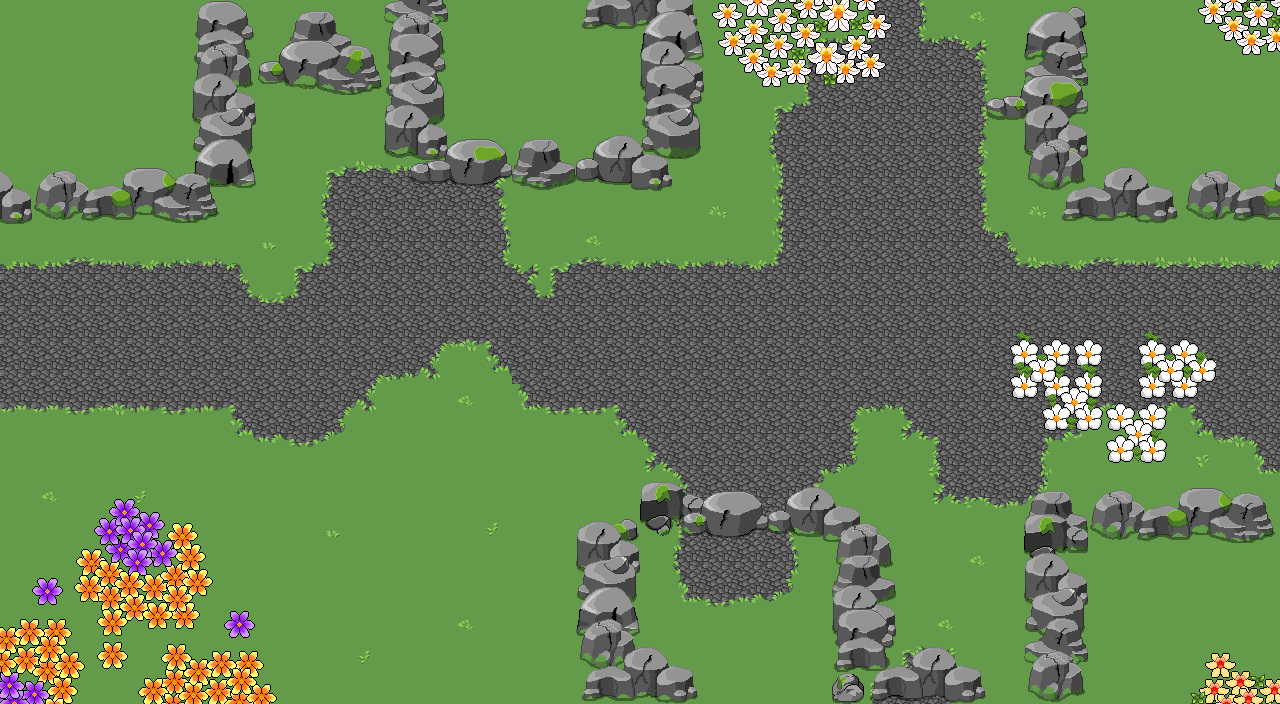

This game map was drawn from its Tiled (.tmx) file and the tilesets committed beside it. A one-line description and the trimmed map source follow:
An orthogonal 40x22 tile map with 32x32 px tiles, 4 tile layers (tiles, tilesover, elements, over), 3 tilesets and 142 objects.

<map version="1.4" tiledversion="1.4.2" orientation="orthogonal" renderorder="right-down" width="40" height="22" tilewidth="32" tileheight="32" infinite="0" nextlayerid="18" nextobjectid="241">
 <editorsettings>
  <export target="level2.lua" format="lua" />
 </editorsettings>
 <tileset firstgid="1" name="[M]Flowers" tilewidth="32" tileheight="32" tilecount="253" columns="23">
  <image source="assets/[M]flower.png" width="736" height="352" />
 </tileset>
 <tileset firstgid="254" name="[M]Grass" tilewidth="32" tileheight="32" tilecount="72" columns="9">
  <image source="assets/[M]Grass.png" width="288" height="256" />
 </tileset>
 <tileset firstgid="326" name="[M]Rocks" tilewidth="32" tileheight="32" tilecount="252" columns="14">
  <image source="assets/[M]Rocks.png" width="448" height="576" />
 </tileset>
 <layer id="1" name="tiles" width="40" height="22">
  <data>[880 cells, 880 non-empty, 1 distinct tile ids]</data>
 </layer>
 <layer id="12" name="tilesover" width="40" height="22">
  <data>[880 cells, 695 non-empty, 23 distinct tile ids]</data>
 </layer>
 <layer id="16" name="elements" width="40" height="22">
  <data>[880 cells, 125 non-empty, 52 distinct tile ids]</data>
 </layer>
 <layer id="6" name="over" width="40" height="22">
  <data>[880 cells, 222 non-empty, 119 distinct tile ids]</data>
 </layer>
 <objectgroup id="13" name="level">
  <properties>
   <property name="direction" value="right" />
   <property name="goal" type="int" value="16" />
   <property name="length" type="int" value="4" />
   <property name="x" type="int" value="7" />
   <property name="y" type="int" value="10" />
  </properties>
 </objectgroup>
 <objectgroup id="3" name="walls">
  <object id="58" x="1056" y="0" width="32" height="32" />
  <object id="59" x="1056" y="32" width="32" height="32" />
  <object id="60" x="1056" y="64" width="32" height="32" />
  <object id="61" x="1056" y="96" width="32" height="32" />
  <object id="62" x="1056" y="128" width="32" height="32" />
  <object id="63" x="1056" y="160" width="32" height="32" />
  <object id="64" x="1056" y="192" width="32" height="32" />
  <object id="65" x="1088" y="192" width="32" height="32" />
  <object id="66" x="1120" y="192" width="32" height="32" />
  <object id="67" x="1152" y="192" width="32" height="32" />
  <object id="68" x="1184" y="192" width="32" height="32" />
  <object id="69" x="1216" y="192" width="32" height="32" />
  <object id="70" x="1248" y="192" width="32" height="32" />
  <object id="72" x="1088" y="512" width="32" height="32" />
  <object id="73" x="1120" y="512" width="32" height="32" />
  <object id="74" x="1152" y="512" width="32" height="32" />
  <object id="75" x="1184" y="512" width="32" height="32" />
  <object id="76" x="1216" y="512" width="32" height="32" />
  <object id="77" x="1248" y="512" width="32" height="32" />
  <object id="78" x="1056" y="512" width="32" height="32" />
  <object id="79" x="1024" y="672" width="32" height="32" />
  <object id="80" x="1056" y="576" width="32" height="32" />
  <object id="81" x="1056" y="608" width="32" />
  <object id="82" x="1056" y="608" width="32" height="32" />
  <object id="83" x="1056" y="640" width="32" height="32" />
  <object id="84" x="1056" y="672" width="32" height="32" />
  <object id="100" x="192" y="192" width="32" height="32" />
  <object id="101" x="160" y="192" width="32" height="32" />
  <object id="102" x="128" y="192" width="32" height="32" />
  <object id="103" x="96" y="192" width="32" height="32" />
  <object id="104" x="64" y="192" width="32" height="32" />
  <object id="105" x="32" y="192" width="32" height="32" />
  <object id="106" x="0" y="192" width="32" height="32" />
  <object id="107" x="192" y="160" width="32" height="32" />
  <object id="108" x="192" y="128" width="32" height="32" />
  <object id="109" x="192" y="96" width="32" height="32" />
  <object id="110" x="192" y="64" width="32" height="32" />
  <object id="111" x="192" y="32" width="32" height="32" />
  <object id="112" x="192" y="0" width="32" height="32" />
  <object id="116" x="384" y="0" width="32" height="32" />
  <object id="118" x="384" y="64" width="32" height="32" />
  <object id="119" x="384" y="96" width="32" height="32" />
  <object id="120" x="384" y="128" width="32" height="32" />
  <object id="122" x="416" y="160" width="32" height="32" />
  <object id="123" x="480" y="160" width="32" height="32" />
  <object id="124" x="512" y="160" width="32" height="32" />
  <object id="125" x="544" y="160" width="32" height="32" />
  <object id="126" x="576" y="160" width="32" height="32" />
  <object id="127" x="608" y="160" width="32" height="32" />
  <object id="129" x="416" y="0" width="32" height="32" />
  <object id="130" x="672" y="128" width="32" height="32" />
  <object id="131" x="672" y="96" width="32" height="32" />
  <object id="132" x="672" y="64" width="32" height="32" />
  <object id="133" x="672" y="32" width="32" height="32" />
  <object id="134" x="672" y="0" width="32" height="32" />
  <object id="137" x="576" y="544" width="32" height="32" />
  <object id="138" x="576" y="576" width="32" height="32" />
  <object id="139" x="576" y="608" width="32" height="32" />
  <object id="140" x="576" y="640" width="32" height="32" />
  <object id="141" x="864" y="640" width="32" height="32" />
  <object id="143" x="640" y="512" width="32" height="32" />
  <object id="145" x="704" y="512" width="32" height="32" />
  <object id="146" x="736" y="512" width="32" height="32" />
  <object id="147" x="768" y="512" width="32" height="32" />
  <object id="148" x="864" y="544" width="32" height="32" />
  <object id="149" x="832" y="512" width="32" height="32" />
  <object id="150" x="832" y="544" width="32" height="32" />
  <object id="151" x="832" y="576" width="32" height="32" />
  <object id="152" x="832" y="608" width="32" height="32" />
  <object id="153" x="832" y="640" width="32" height="32" />
  <object id="154" x="832" y="672" width="32" height="32" />
  <object id="155" x="640" y="160" width="32" height="32" />
  <object id="161" x="448" y="160" width="32" height="32" />
  <object id="163" x="672" y="512" width="32" height="32" />
  <object id="164" x="800" y="512" width="32" height="32" />
  <object id="167" x="384" y="32" width="32" height="32" />
  <object id="169" x="416" y="128" width="32" height="32" />
  <object id="170" x="416" y="96" width="32" height="32" />
  <object id="173" x="640" y="96" width="32" height="32" />
  <object id="174" x="416" y="32" width="32" height="32" />
  <object id="177" x="640" y="64" width="32" height="32" />
  <object id="179" x="640" y="32" width="32" height="32" />
  <object id="180" x="640" y="128" width="32" height="32" />
  <object id="183" x="1024" y="160" width="32" height="32" />
  <object id="184" x="1024" y="608" width="32" height="32" />
  <object id="185" x="1024" y="640" width="32" height="32" />
  <object id="186" x="224" y="160" width="32" height="32" />
  <object id="187" x="416" y="64" width="32" height="32" />
  <object id="190" x="640" y="0" width="32" height="32" />
  <object id="197" x="1024" y="544" width="32" height="32" />
  <object id="198" x="1024" y="576" width="32" height="32" />
  <object id="199" x="608" y="512" width="32" height="32" />
  <object id="200" x="1024" y="512" width="32" height="32" />
  <object id="201" x="864" y="576" width="32" height="32" />
  <object id="202" x="864" y="608" width="32" height="32" />
  <object id="203" x="608" y="672" width="32" height="32" />
  </objectgroup>
 <objectgroup id="2" name="knots">
  <!-- 12 objects omitted --></objectgroup>
 <objectgroup id="7" name="checkpoints">
  <!-- 4 objects omitted --></objectgroup>
 <objectgroup id="8" name="scissors" />
 <objectgroup id="9" name="doors" />
 <objectgroup id="17" name="secrets">
  <!-- 1 objects omitted --></objectgroup>
 <objectgroup id="11" name="keys" />
</map>
<!-- 46 of 142 objects omitted -->
